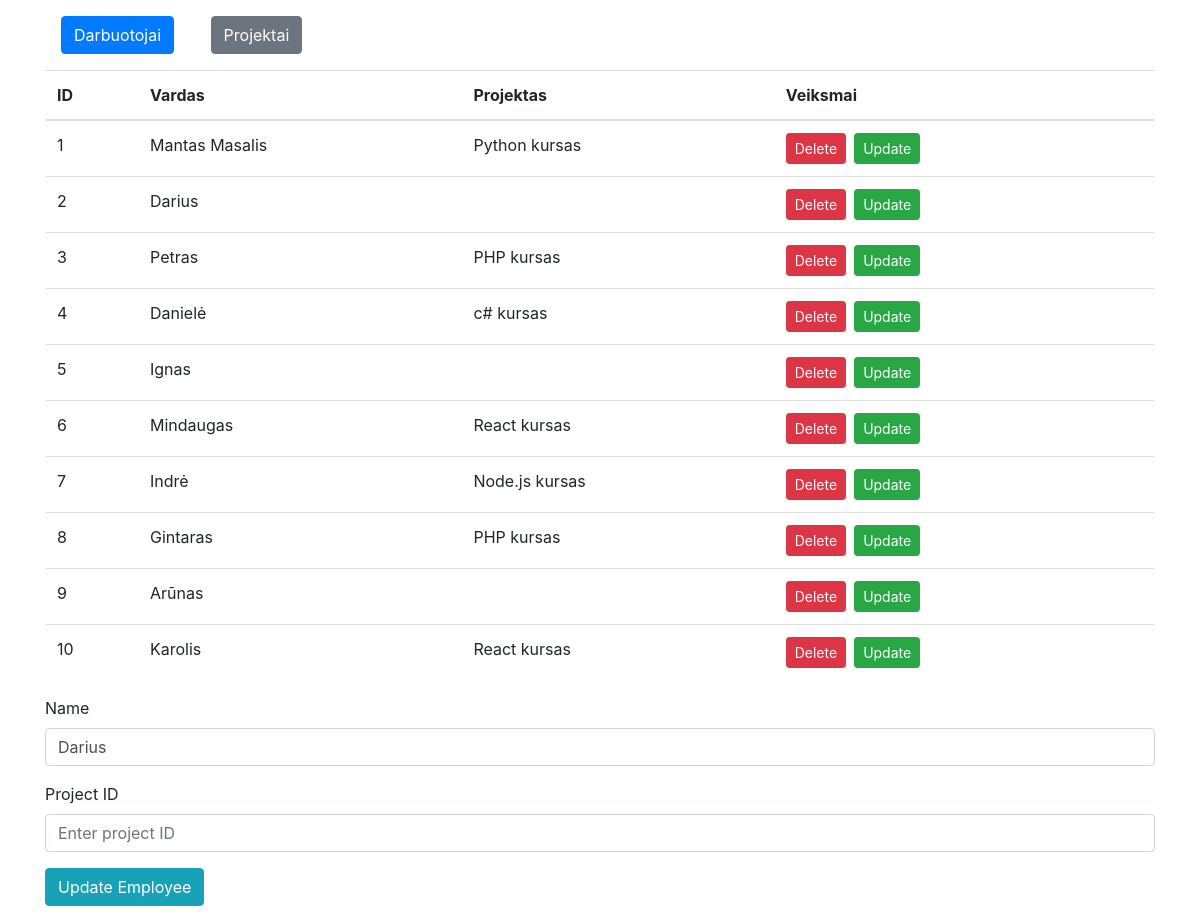
/index.php?edit=2, run on the app's committed database.
### tables this page shows
CREATE TABLE `workers` (
  `worker_id` int(11) unsigned NOT NULL AUTO_INCREMENT,
  `worker_name` varchar(255) NOT NULL,
  `project_id` int(11) DEFAULT NULL,
  PRIMARY KEY (`worker_id`),
  KEY `project_id_idx` (`project_id`)
);

CREATE TABLE `projects` (
  `project_id` int(11) unsigned NOT NULL AUTO_INCREMENT,
  `project_name` varchar(255) NOT NULL,
  PRIMARY KEY (`project_id`)
);

### connection.php (called while the page is built, shortened)
<?php
$servername = "localhost";
$username = "root";
$password = "mysql";
$dbname = "projectmanager";
$conn = mysqli_connect($servername, $username, $password, $dbname);
if (isset($_GET['edit'])) {
    $id = $_GET['edit'];
    $update = true;
    $sql = ("SELECT * FROM workers WHERE worker_id=$id") or die("Connection failed: " . mysqli_connect_error());
    $result = mysqli_query($conn, $sql);
    if ($result->num_rows) {
        $row = $result->fetch_array();
        $name = $row['worker_name'];
        $project_id = $row['project_id'];
    }
}

### index.php (the view, shortened to what this page needs)
<?php include './connection.php' ?>
<!DOCTYPE html>
<html lang="en">
<head>
    <link rel="stylesheet" href="https://maxcdn.bootstrapcdn.com/bootstrap/4.0.0/css/bootstrap.min.css">
</head>
<body>
    <div class="container">
        <a class="m-3 btn btn-primary d-inline-block" href="index.php">Darbuotojai</a>
        <a class="m-3 btn btn-secondary d-inline-block" href="projects.php">Projektai</a>
        <?php
        $sql = "SELECT w.worker_id, w.worker_name, p.project_name
                from workers w
                left outer join projects p
                on w.project_id = p.project_id
                order by w.worker_id;";
        $result = mysqli_query($conn, $sql);
        echo "<table class=\"table\"><thead><tr><th>ID</th><th>Vardas</th><th>Projektas</th><th>Veiksmai</th></tr></thead><tbody>";
        if (mysqli_num_rows($result) > 0) {
            while ($row = mysqli_fetch_assoc($result)) {
                echo "<tr>";
                echo "<td>" . $row['worker_id'] . "</td>";
                echo "<td>" . $row['worker_name'] . "</td>";
                echo "<td>" . $row['project_name'] . "</td>";
                echo "<td>
            <a href=\"connection.php?delete=" . $row['worker_id'] . "\"  class=\"btn btn-sm btn-danger mr-2\" >Delete </a><a href=\"index.php?edit=" . $row['worker_id'] . "\" class=\"btn btn-sm btn-success mr-2\"> Update</a>
        </td>";
                echo "</tr>";
            }
        } else {
            echo "0 results";
        }
        echo "</tbody></table>";
        ?>
        <form action="connection.php" method="POST">
            <div class="form-group">
                <label for="name">Name</label>
                <input type="text" name="name" class="form-control" placeholder="Enter employee name" value="<?php echo $name ?>">
            </div>
            <div class="form-group">
                <label for="project_id">Project ID</label>
                <input type="number" name="project_id" value="<?php echo $project_id ?>" class="form-control" placeholder="Enter project ID">
            </div>
            <div class="form-group">
                <?php
                if ($update == true) :
                ?>
                    <button class="btn btn-info" type="submit" name="update_worker">Update Employee</button>
                <?php else : ?>
                    <button class="btn btn-primary" type="submit" name="insert_worker">Insert Employee</button>
                <?php endif; ?>
            </div>
        </form>
    </div>
</body>
</html>

### data on the page
workers: worker_id "1", worker_name "Mantas Masalis", project.project_name "Python kursas"
workers: worker_id "2", worker_name "Darius", name "Darius"
workers: worker_id "3", worker_name "Petras", project.project_name "PHP kursas"
workers: worker_id "4", worker_name "Danielė", project.project_name "c# kursas"
workers: worker_id "5", worker_name "Ignas"
workers: worker_id "6", worker_name "Mindaugas", project.project_name "React kursas"
workers: worker_id "7", worker_name "Indrė", project.project_name "Node.js kursas"
workers: worker_id "8", worker_name "Gintaras", project.project_name "PHP kursas"
workers: worker_id "9", worker_name "Arūnas"
workers: worker_id "10", worker_name "Karolis", project.project_name "React kursas"
